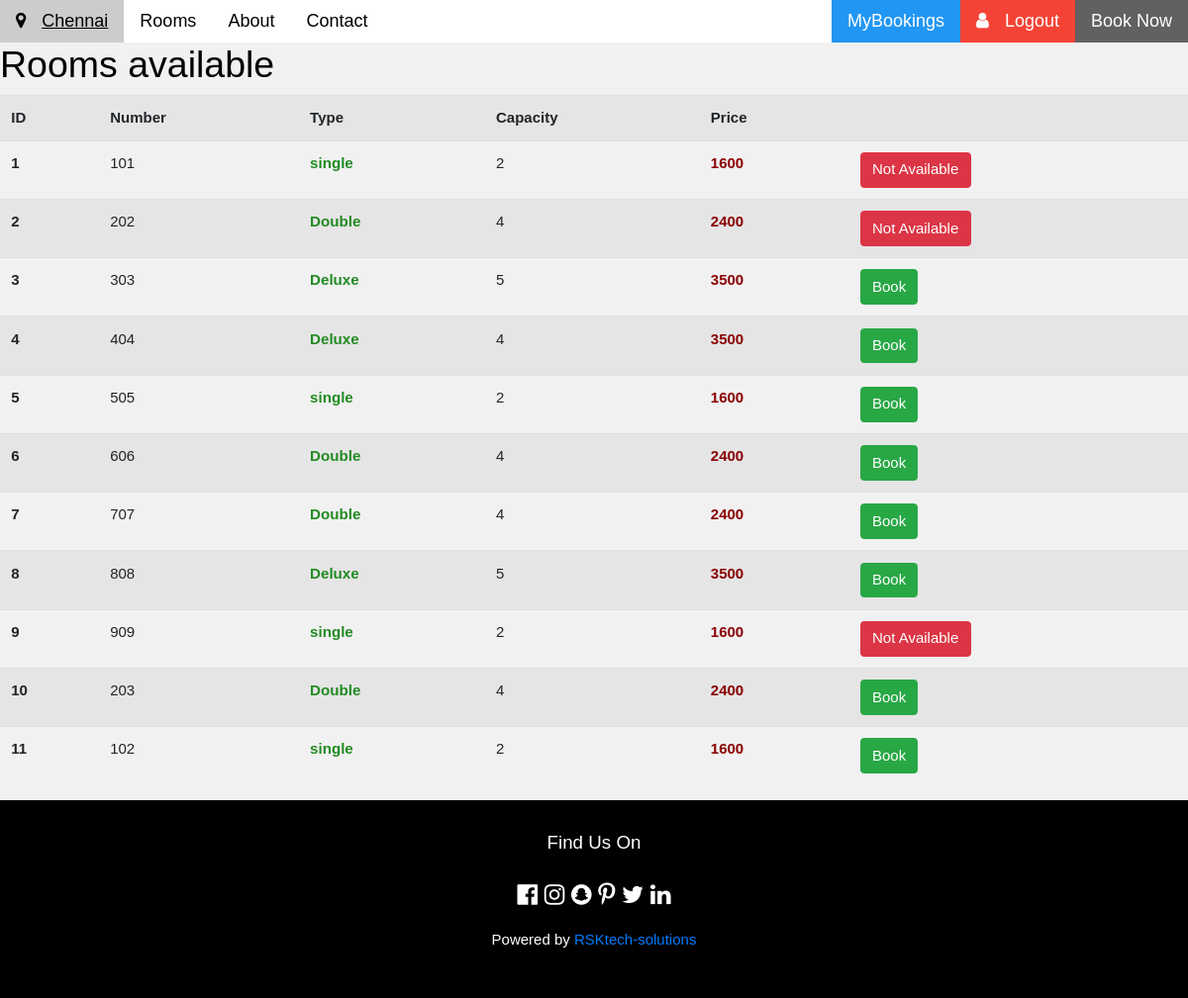
The app's page /rooms (signed in), older data.
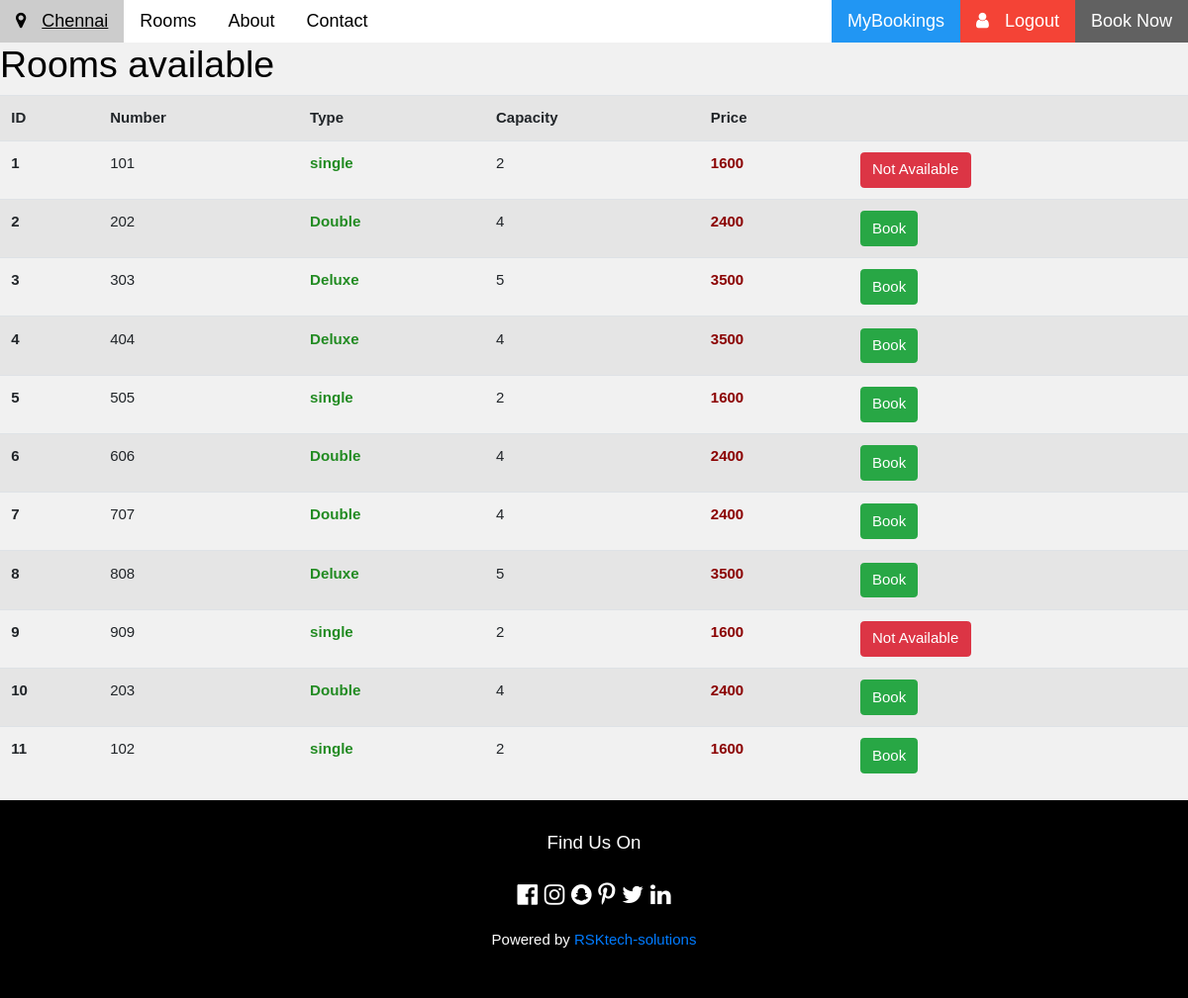
The same page, newer data.
### HotelBooking/models.py (models this page shows, shortened)
class Rooms(db.Model):
    r_id = db.Column(db.Integer, primary_key=True)
    r_no = db.Column(db.Integer, unique=True)
    r_type =  db.Column(db.String(20))
    r_capacity = db.Column(db.Integer)
    r_status = db.Column(db.Boolean)   #1 if booked

class Cost(db.Model):
    code = db.Column(db.Integer, primary_key = True)
    item = db.Column(db.String(20), unique=False)
    price = db.Column(db.Integer, nullable = False )

### HotelBooking/routes.py (the view)
@app.route("/rooms",methods=['GET','POST'])
@login_required
def rooms():
    rooms = Rooms.query.all()
    costs = Cost.query.all()
    if rooms :
        return render_template('rooms.html', rooms=rooms, costs = costs, search_input = search_input, Cost = Cost)
    else:
        msg = 'No rooms available currently'
        return render_template('rooms.html', msg=msg)

### HotelBooking/models.py (called while the page is built)
@login_manager.user_loader
def load_user(user_id):
    return User.query.get(int(user_id))

### HotelBooking/templates/rooms.html
{% extends "layout.html"  %}
{%block content%}
<h1 style="color:black;">Rooms available</h1>
<table class="table table-striped">
    <tr>
        <th>ID</th>
        <th>Number</th>
        <th>Type</th>
        <th>Capacity</th>
        <th>Price</th>
        <th></th>
    </tr>
    {% for room in rooms %}
    <tr>
        <td style="font-weight: bold;">{{room.r_id}}</td>
        <td>{{room.r_no}}</td>
        <td style="font-weight: bold; font-size: 4mm; color:forestgreen;">{{room.r_type}}</td>
        <td>{{room.r_capacity}}</td>
        <td style=" font-weight: bold; font-variant-numeric: initial; color:darkred;">{{Cost.query.filter_by(item = room.r_type + " room").first().price}}</td>
        {% if room.r_status == 0 and room.r_capacity >= search_input['capacity'] %}
        <td><a href="bookings/{{room.r_id}} " class="btn btn-success" method="POST">    Book     </a></td>
        {% else %}
        <td><a href="#" class="btn btn-danger">Not Available</a></td>
        {% endif %}
    </tr>
    {% endfor %}
</table>
{% endblock content %}

### HotelBooking/templates/layout.html (shortened to what this page needs)
<!DOCTYPE html>
<html>
<link rel="stylesheet" href="{{ url_for('static', filename ='template1.css') }}">
<link rel="stylesheet" href="{{ url_for('static', filename ='template2.css') }}">
<link rel="stylesheet" href="https://cdnjs.cloudflare.com/ajax/libs/font-awesome/4.7.0/css/font-awesome.min.css">
<link rel="stylesheet" href="https://stackpath.bootstrapcdn.com/bootstrap/4.4.1/css/bootstrap.min.css">
<body class="w3-light-grey">
    <div class="w3-bar w3-white w3-large" style="position: sticky;top:0">
      <a href="{{ url_for('hello') }}" class="w3-bar-item w3-button w3-red w3-mobile" ><i class="fa fa-map-marker w3-margin-right"></i>Chennai</a>
      <a href="{{ url_for('rooms')  }}" class="w3-bar-item w3-button w3-mobile">Rooms</a>
      <a href="{{ url_for('about') }} " class="w3-bar-item w3-button w3-mobile">About</a>
      <a href="{{ url_for('contact') }}" class="w3-bar-item w3-button w3-mobile">Contact</a>
      <a href="{{ url_for('booking') }}" class="w3-bar-item w3-button w3-right w3-dark-grey w3-mobile">Book Now</a>
      {% if current_user.is_authenticated %}
      <a href="{{ url_for('logout') }}" class="w3-bar-item w3-button w3-red w3-right w3-mobile" onclick="myFunction()"><i class="fa fa-user w3-margin-right"></i>Logout</a>
      <a href="{{ url_for('mybookings') }}" class="w3-button w3-blue w3-right" onclick="myFunction()">MyBookings</a>
      {% else%}
      <a href="{{ url_for('login') }}" class="w3-bar-item w3-button w3-red w3-right w3-mobile" onclick="myFunction()"><i class="fa fa-user w3-margin-right"></i>Login</a>
      {% endif %}
    </div>
    {% block content %}
    {% endblock %}
<footer class="w3-padding-32 w3-black w3-center w3-margin-top">
    <h5>Find Us On</h5>
    <div class="w3-xlarge w3-padding-16">
      <i class="fa fa-facebook-official w3-hover-opacity"></i>
      <i class="fa fa-instagram w3-hover-opacity"></i>
      <i class="fa fa-snapchat w3-hover-opacity"></i>
      <i class="fa fa-pinterest-p w3-hover-opacity"></i>
      <i class="fa fa-twitter w3-hover-opacity"></i>
      <i class="fa fa-linkedin w3-hover-opacity"></i>
    </div>
    <p>Powered by <a href="RSK" target="_blank" class="w3-hover-text-green">RSKtech-solutions</a></p>
  </footer>
  </body>
  </html>

### HotelBooking/Static/template1.css (style rules this page uses)
html { box-sizing:border-box }
*,*:before,*:after { box-sizing:inherit }
html { -ms-text-size-adjust:100%;-webkit-text-size-adjust:100% }
body { margin:0 }
article,aside,details,figcaption,figure,footer,header,main,menu,nav,section { display:block }
a { background-color:transparent }
html,body { font-family:Verdana,sans-serif;font-size:15px;line-height:1.5 }
html { overflow-x:hidden }
h1 { font-size:36px }
h5 { font-size:18px }
h1,h2,h3,h4,h5,h6 { font-family:"Segoe UI",Arial,sans-serif;font-weight:400;margin:10px 0 }
a { color:inherit }
.w3-btn,.w3-button { border:none;display:inline-block;padding:8px 16px;vertical-align:middle;overflow:hidden;text-decoration:none;color:inherit;background-color:inherit;text-align:center;cursor:pointer;white-space:nowrap }
.w3-btn,.w3-button { -webkit-touch-callout:none;-webkit-user-select:none;-khtml-user-select:none;-moz-user-select:none;-ms-user-select:none;user-select:none }
.w3-bar { width:100%;overflow:hidden }
.w3-bar .w3-bar-item { padding:8px 16px;float:left;width:auto;border:none;display:block;outline:0 }
.w3-bar .w3-button { white-space:normal }
.w3-container:after,.w3-container:before,.w3-panel:after,.w3-panel:before,.w3-row:after,.w3-row:before,.w3-row-padding:after,.w3-row-padding:before, .w3-cell-row:before,.w3-cell-row:after,.w3-clear:after,.w3-clear:before,.w3-bar:before,.w3-bar:after { content:"";display:table;clear:both }
.w3-large { font-size:18px!important }
.w3-xlarge { font-size:24px!important }
.w3-center { text-align:center!important }
.w3-margin-top { margin-top:16px!important }
.w3-margin-right { margin-right:16px!important }
.w3-padding-16 { padding-top:16px!important;padding-bottom:16px!important }
.w3-padding-32 { padding-top:32px!important;padding-bottom:32px!important }
.w3-right { float:right!important }
.w3-blue,.w3-hover-blue:hover { color:#fff!important;background-color:#2196F3!important }
.w3-red,.w3-hover-red:hover { color:#fff!important;background-color:#f44336!important }
.w3-white,.w3-hover-white:hover { color:#000!important;background-color:#fff!important }
.w3-black,.w3-hover-black:hover { color:#fff!important;background-color:#000!important }
.w3-light-grey,.w3-hover-light-grey:hover,.w3-light-gray,.w3-hover-light-gray:hover { color:#000!important;background-color:#f1f1f1!important }
.w3-dark-grey,.w3-hover-dark-grey:hover,.w3-dark-gray,.w3-hover-dark-gray:hover { color:#fff!important;background-color:#616161!important }

Row changes from the older to the newer data that the page shows:
changed Rooms id 2: r_status "Not Available" → "Book"
